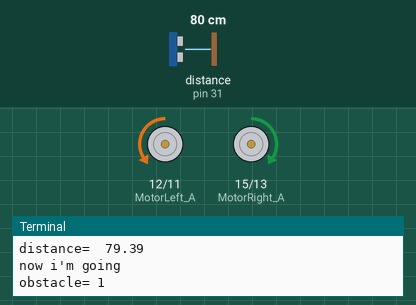
A program run on a simulated Raspberry Pi (header pin numbers). Parts: motor-driver pin pairs drawn as motors (green arrow = first pin HIGH = forward, orange = second pin HIGH = backward, longer = more drive, scaled by the enable pin), the last lines printed to the terminal. The test bench sets the inputs (shaded band); at power-on: distance to the obstacle (sensor on pin 31) 80 cm. The echo pulse lasts 58.3 µs per cm; the clock reads 2024-03-15 10:24:30 at power-on unless the program sets it. At 3.5 s the program stops and its outputs stay as they are.

Above: at 1.2 s.
1.3 s: distance to the obstacle (sensor on pin 31) set to 2 cm
At 1.9 s:
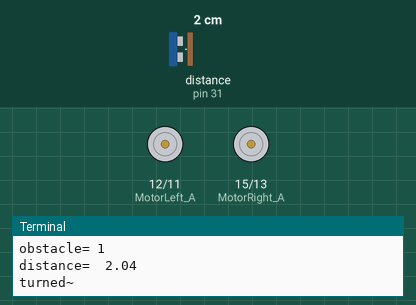
Timing chart, 0 to 4.3 s (numbered marks = the images above; inputs shaded):
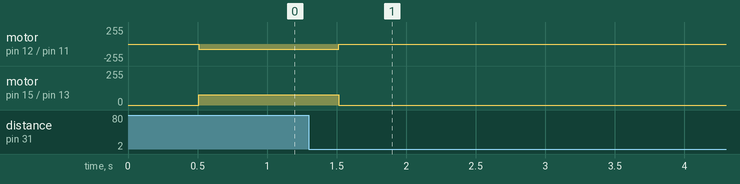

The program:

leftSwingTest.py
```python
######################################################################
### Date: 2017/10/5
### file name: project3_student.py
### Purpose: this code has been generated for the three-wheeled moving
###         object to perform the project3 with ultra sensor
###         swing turn, and point turn
### this code is used for the student only
######################################################################

# =======================================================================
# import GPIO library and time module
# =======================================================================
import RPi.GPIO as GPIO
from time import sleep

# =======================================================================
#  set GPIO warnings as false
# =======================================================================
GPIO.setwarnings(False)

# =======================================================================
# import getDistance() method in the ultraModule
# =======================================================================
from ultraModule import getDistance

# =======================================================================
# import TurnModule() method
# =======================================================================
from TurnModule import *


# =======================================================================
# rightPointTurn() and leftPointTurn() in TurnModule module
# =======================================================================
# student assignment (1)
# student assignment (2)


# =======================================================================
# import go_forward_any(), go_backward_any(), stop(), LeftPwm(),
# RightPwm(), pwm_setup(), and pwm_low() methods in the module of go_any
# =======================================================================
from go_any import *

# implement rightmotor(x)  # student assignment (3)
# implement go_forward_any(speed): # student assignment (4)
# implement go_backward_any(speed): # student assignment (5)
# implement go_forward(speed, running_time)  # student assignment (6)
# implement go_backward(speed, running_time)  # student assignment (7)

# =======================================================================
# setup and initilaize the left motor and right motor
# =======================================================================
pwm_setup()

# =======================================================================
#  define your variables and find out each value of variables
#  to perform the project3 with ultra sensor
#  and swing turn
# =======================================================================
dis = 20  # ??
obstacle = 1

# when obstacle=1, the power and
# running time of the first turn
SwingPr = 90  # student assignment (8)
SwingTr = 0.9  # student assignment (9)

try:
    while True:
        # ultra sensor replies the distance back
        distance = getDistance()
        print('distance= ', distance)

        # when the distance is above the dis, moving object forwards
        if (distance > dis):
	    print("now i'm going")
            go_forward_any(30)
            print('obstacle=', obstacle)

        # when the distance is below the dis, moving object stops
        else:
	    #stop the motor before turning, if not, run speed influence the turning speed
	    stop()
	    print("turned~")
	    leftSwingTurn(48, 1)
            # stop and wait 1 second
            stop()
            sleep(1)
	    break


            ########################################################
            ### please continue the code or change the above code
            ### # student assignment (10)
            ########################################################


# when the Ctrl+C key has been pressed,
# the moving object will be stopped

except KeyboardInterrupt:
    pwm_low()

finally:
    stop()
```

ultraModule.py
```python
######################################################################
### Date: 2017/10/5
### file name: ultra.py
### Purpose: this code has generated for the return
###         the distance between the moving object and obstacle
###         ultra sensor
### this code is used for the student only
######################################################################


import RPi.GPIO as GPIO # import GPIO librery
import time

GPIO.setmode(GPIO.BOARD)

trig=33
echo=31

#ultrasonic sensor setting
GPIO.setup(trig,GPIO.OUT)
GPIO.setup(echo,GPIO.IN)

def getDistance():
    GPIO.output(trig,False)
    time.sleep(0.5)
    GPIO.output(trig,True)
    time.sleep(0.00001)
    GPIO.output(trig,False)
    while GPIO.input(echo)==0:
        pulse_start=time.time()
    while GPIO.input(echo)==1:
        pulse_end=time.time()
    pulse_duration=pulse_end-pulse_start
    distance=pulse_duration*17000
    distance=round(distance,2)
    return distance
```

TurnModule.py
```python
######################################################################
### Date: 2017/10/5
### file name: TurnModule.py
### Purpose: this code has been generated for the three-wheeled moving
###         object to perform swing turn and point turn
### this code is used for the student only
######################################################################

# import GPIO librery
import RPi.GPIO as GPIO
import time

# set up GPIO mode as BOARD
GPIO.setmode(GPIO.BOARD)

# set GPIO warnings as flase
GPIO.setwarnings(False)

# =======================================================================
# REVERSE function to control the direction of motor in reverse
def REVERSE(x):
   if x == True:
      return False
   elif x == False:
      return True
# =======================================================================

# =======================================================================
# Set the motor's true / false value to go forward.
forward0 = True
forward1 = False
# =======================================================================

# =======================================================================
#Set the motor's true / false value to go opposite.
backward0 = REVERSE(forward0)
backward1 = REVERSE(forward1)
# =======================================================================

# =======================================================================
# declare the pins of 12, 11, 35 in the Rapberry Pi
# as the left motor control pins in order to control left motor
# left motor needs three pins to be controlled
# =======================================================================
MotorLeft_A = 12
MotorLeft_B = 11
MotorLeft_PWM = 35

# =======================================================================
# declare the pins of 15, 13, 37 in the Rapberry Pi
# as the right motor control pins in order to control right motor
# right motor needs three pins to be controlled
# =======================================================================
MotorRight_A = 15
MotorRight_B = 13
MotorRight_PWM = 37

# ===========================================================================
# Control the DC motor to make it rotate clockwise, so the car will
# move forward.
# if you have different direction, you need to change HIGH to LOW
# or LOW to HIGH,in MotorLeft_A
# and LOW to HIGH or HIGH to LOW in MotorLeft_B
# if you have different direction, you need to change HIGH to LOW
# or LOW to HIGH in MotorLeft_A
# and LOW to HIGH or HIGH to LOW in MotorLeft_B
# ===========================================================================

def leftmotor(x):
	if x == True:
		GPIO.output(MotorLeft_A, GPIO.HIGH)
		GPIO.output(MotorLeft_B, GPIO.LOW)
	elif x == False:
		GPIO.output(MotorLeft_A, GPIO.LOW)
		GPIO.output(MotorLeft_B, GPIO.HIGH)
	else:
		print 'Config Error'

def rightmotor(x):
	if x == True:
		GPIO.output(MotorRight_A, GPIO.LOW)
		GPIO.output(MotorRight_B, GPIO.HIGH)
	elif x == False:
		GPIO.output(MotorRight_A, GPIO.HIGH)
		GPIO.output(MotorRight_B, GPIO.LOW)

# =======================================================================
# because the connetions between motors (left motor) and Rapberry Pi has been
# established, the GPIO pins of Rapberry Pi
# such as MotorLeft_A, MotorLeft_B, and MotorLeft_PWM
# should be clearly declared whether their roles of pins
# are output pin or input pin
# =======================================================================

GPIO.setup(MotorLeft_A,GPIO.OUT)
GPIO.setup(MotorLeft_B,GPIO.OUT)
GPIO.setup(MotorLeft_PWM,GPIO.OUT)

# =======================================================================
# because the connetions between motors (right motor) and Rapberry Pi has been
# established, the GPIO pins of Rapberry Pi
# such as MotorLeft_A, MotorLeft_B, and MotorLeft_PWM
# should be clearly declared whether their roles of pins
# are output pin or input pin
# =======================================================================

GPIO.setup(MotorRight_A,GPIO.OUT)
GPIO.setup(MotorRight_B,GPIO.OUT)
GPIO.setup(MotorRight_PWM,GPIO.OUT)

# =======================================================================
# create left pwm object to control the speed of left motor
# =======================================================================
LeftPwm=GPIO.PWM(MotorLeft_PWM,100)

# =======================================================================
# create right pwm object to control the speed of right motor
# =======================================================================
RightPwm=GPIO.PWM(MotorRight_PWM,100)

# =======================================================================
# perform right swing turn of 90 degree
# =======================================================================
def rightSwingTurn(speed, running_time):
    #this isn't good. maybe car is turned while sensor distanceis not under 50
    # set the left motor to go fowrard
    leftmotor(forward0)
    #leftmotor(forward1)

    # set the left motor pwm to be ready to go forward
    GPIO.output(MotorLeft_PWM,GPIO.HIGH)

    # set the right motor pwm to be ready to stop
    # Turn Off Right PWM
    GPIO.output(MotorRight_PWM,GPIO.LOW)
    # set the speed of the left motor to go fowrard
    LeftPwm.ChangeDutyCycle(speed)
    # set the speed of the right motor to stop
    RightPwm.ChangeDutyCycle(0)
    # set the running time of the left motor to go fowrard
    time.sleep(running_time)

# =======================================================================
# perform left swing turn of 90 degree
# =======================================================================
def leftSwingTurn(speed, running_time):

    # set the left motor pwm to be ready to stop
    # Turn Off Left PWM
    GPIO.output(MotorLeft_PWM,GPIO.LOW)

    # set the right motor to go fowrard
    rightmotor(forward0)

    # set the right motor pwm to be ready to go forward
    GPIO.output(MotorRight_PWM,GPIO.HIGH)

    # set the speed of the left motor to stop
    LeftPwm.ChangeDutyCycle(0)
    # set the speed of the right motor to go fowrard
    RightPwm.ChangeDutyCycle(speed)
    # set the running time of the right motor to go fowrard
    time.sleep(running_time)


# =======================================================================
# perform right point turn of 90 degree  # student assignment (1)
# ======================================================================

def rightPointTurn(speed, running_time):  # student assignment (1)
	dummy=1

#=======================================================================
# perform left point turn of 90 degree   # student assignment (2)
# ======================================================================

def leftPointTurn(speed, running_time):  # student assignment (2)
	dummy=1
```

Source omitted: go_any.py (7084 bytes)

Measured:
- after the input at 1.3 s, motor on pin 12 (MotorLeft_A) / pin 11 (MotorLeft_B): backward 77/255 → stopped after 0.21 s; motor on pin 15 (MotorRight_A) / pin 13 (MotorRight_B): forward 77/255 → stopped after 0.22 s
